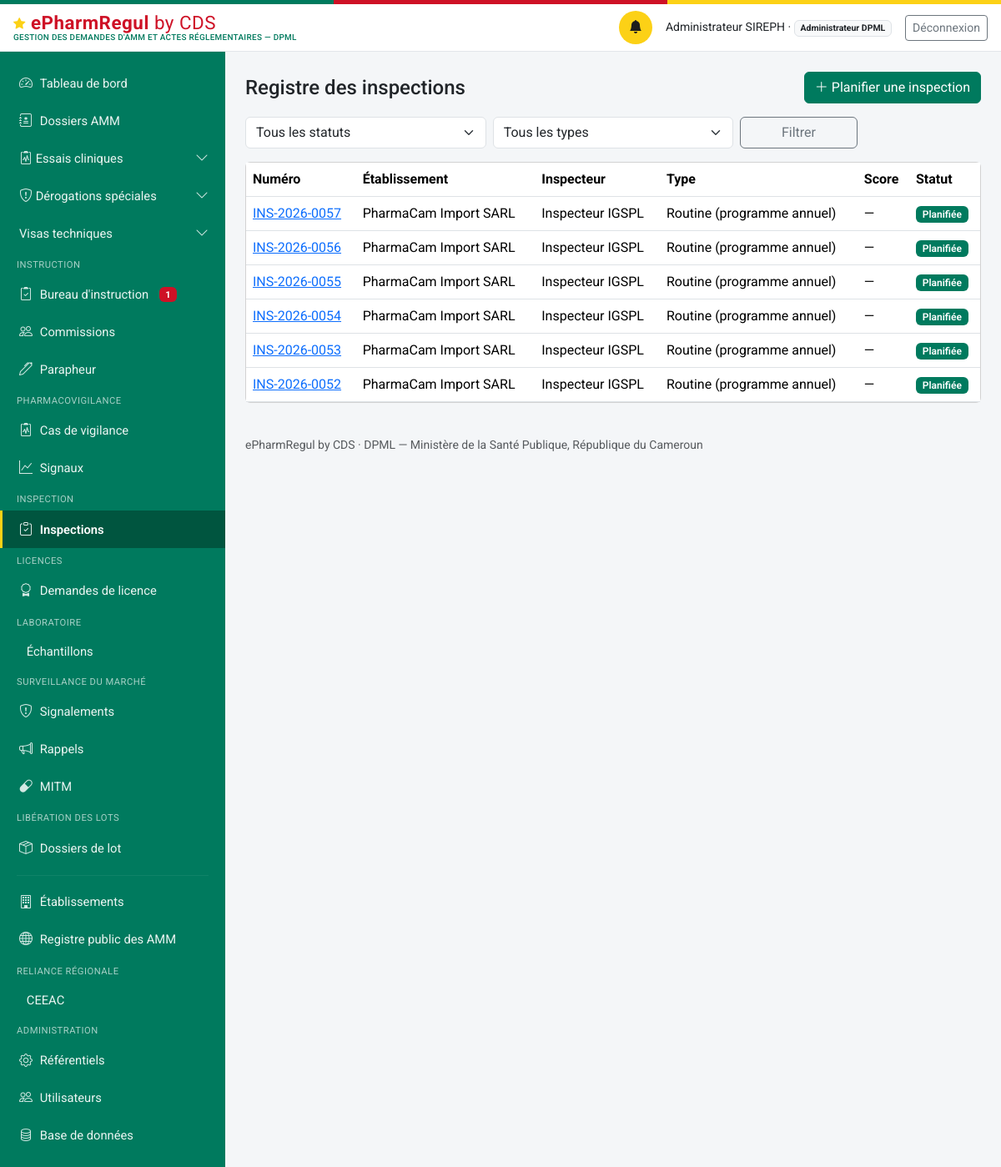
Before: /inspections (signed in) with the older database file.
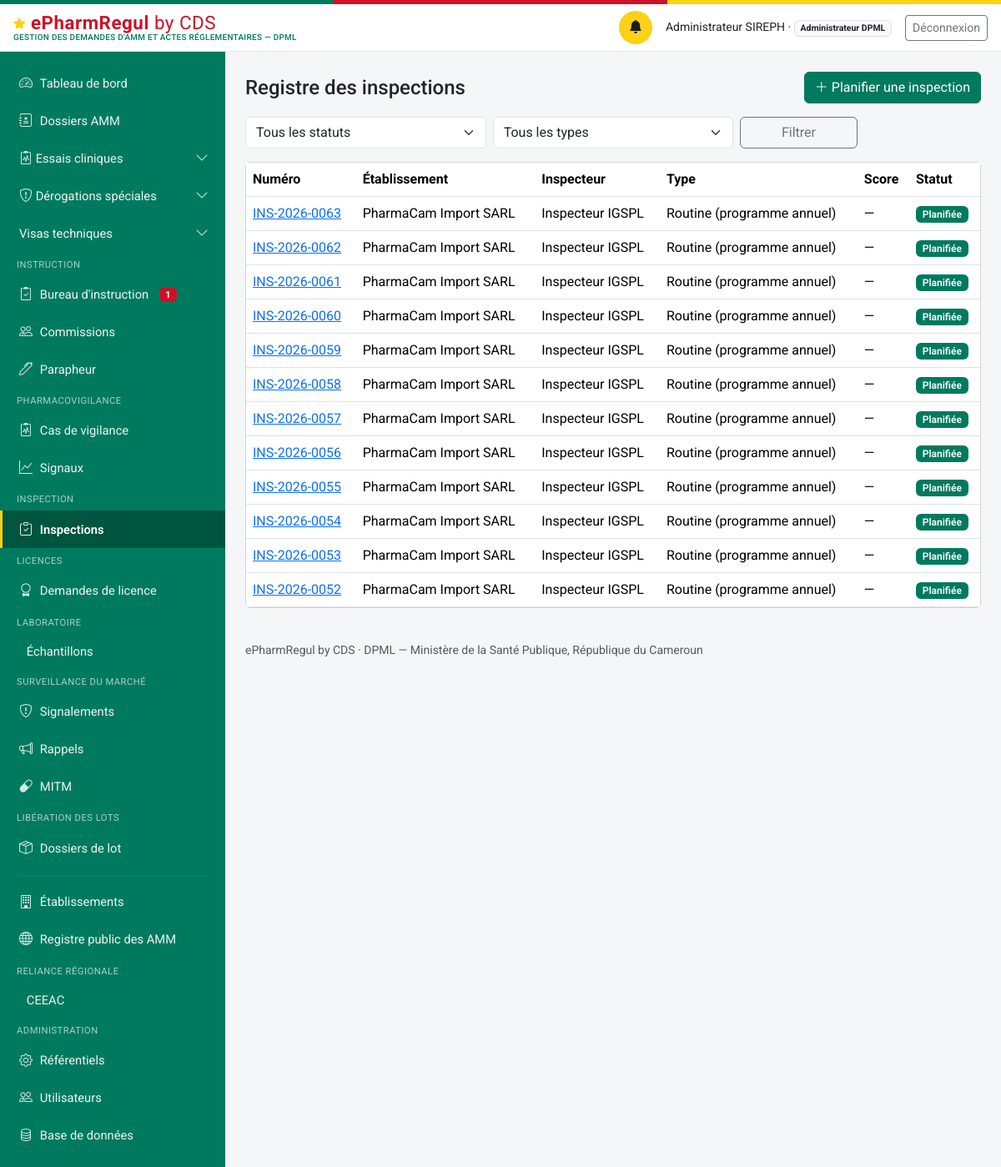
After: the same page with the newer database file.
### models.py (models this page shows, shortened)
class Personne(db.Model):
    id = db.Column(db.Integer, primary_key=True)
    nom_complet = db.Column(db.String(200), nullable=False)
    email = db.Column(db.String(150), unique=True, nullable=False)  # identifiant de connexion
    password_hash = db.Column(db.String(255), nullable=False)
    role_systeme = db.Column(db.String(50), nullable=False)
    etablissement_rattachement_id = db.Column(db.Integer, db.ForeignKey("etablissement.id"), nullable=True)
    contact = db.Column(db.String(200))
    statut_compte = db.Column(db.String(20), nullable=False, default="actif")
    date_creation = db.Column(db.DateTime, default=datetime.utcnow)
    etablissement = db.relationship("Etablissement", foreign_keys=[etablissement_rattachement_id])
    @property
    def role_label(self):
        from permissions import ROLES
        return ROLES.get(self.role_systeme, self.role_systeme)
    @property
    def niveau(self):
        from permissions import niveau
        return niveau(self)
    @property
    def est_externe(self):
        from permissions import est_externe
        return est_externe(self.role_systeme)

class Inspection(db.Model):
    id = db.Column(db.Integer, primary_key=True)
    numero = db.Column(db.String(30), unique=True, nullable=False)  # INS-{annee}-{seq4}
    etablissement_id = db.Column(db.Integer, db.ForeignKey("etablissement.id"), nullable=False)
    inspecteur_id = db.Column(db.Integer, db.ForeignKey("personne.id"), nullable=False)
    type = db.Column(db.String(30), nullable=False, default="routine")
    date_planifiee = db.Column(db.Date, nullable=True)
    date_realisee = db.Column(db.DateTime, nullable=True)
    grille_json = db.Column(db.Text, default="[]")  # liste de GrilleItem, voir grille_ri.py
    score_conformite = db.Column(db.Integer, nullable=True)
    statut = db.Column(db.String(30), nullable=False, default="planifiee")
    plan_action = db.Column(db.Text, nullable=True)
    date_echeance_plan_action = db.Column(db.Date, nullable=True)
    non_conformite_grave = db.Column(db.Boolean, nullable=False, default=False)
    inspection_precedente_id = db.Column(db.Integer, db.ForeignKey("inspection.id"), nullable=True)  # suivi_programme
    date_creation = db.Column(db.DateTime, default=datetime.utcnow)
    date_maj = db.Column(db.DateTime, default=datetime.utcnow, onupdate=datetime.utcnow)
    etablissement = db.relationship("Etablissement", foreign_keys=[etablissement_id])
    inspecteur = db.relationship("Personne", foreign_keys=[inspecteur_id])
    inspection_precedente = db.relationship("Inspection", remote_side=[id])
    @property
    def grille(self):
        return json.loads(self.grille_json or "[]")

class Etablissement(db.Model):
    id = db.Column(db.Integer, primary_key=True)
    raison_sociale = db.Column(db.String(255), nullable=False)
    type = db.Column(db.String(40), nullable=False)
    adresse = db.Column(db.String(500))
    latitude = db.Column(db.Float, nullable=True)   # géolocalisation — exploité par le futur module RI
    longitude = db.Column(db.Float, nullable=True)
    statut_licence = db.Column(db.String(20), nullable=False, default="en_instruction")
    date_expiration_licence = db.Column(db.Date, nullable=True)
    pharmacien_responsable_id = db.Column(db.Integer, db.ForeignKey("personne.id"), nullable=True)
    categorie_activite = db.Column(db.String(30), nullable=True)
    pharmacien_responsable = db.relationship("Personne", foreign_keys=[pharmacien_responsable_id])

### routes_ri.py (the view)
@ri_bp.route("/inspections")
@login_required
@roles_required(*ROLES_RI)
def registre():
    executer_verifications_delais_ri()
    q = Inspection.query
    statut = request.args.get("statut", "")
    type_insp = request.args.get("type", "")
    if statut:
        q = q.filter_by(statut=statut)
    if type_insp:
        q = q.filter_by(type=type_insp)
    inspections = q.order_by(Inspection.date_creation.desc()).all()
    return render_template("inspection/registre.html", inspections=inspections, statut=statut, type_insp=type_insp)

### templates/inspection/registre.html (shortened to what this page needs)
{% extends "base.html" %}
{% block content %}
<div class="d-flex justify-content-between align-items-center mb-3">
  <h4 class="mb-0">Registre des inspections</h4>
  {% if current_user.role_systeme == "administrateur_dpml" %}
  <a href="{{ url_for('ri.planifier') }}" class="btn btn-primary"><i class="bi bi-plus-lg"></i> Planifier une inspection</a>
  {% endif %}
</div>
<form method="get" class="row g-2 mb-3" role="search">
  <div class="col-md-4">
    <select class="form-select" id="statut" name="statut">
      <option value="">Tous les statuts</option>
    </select>
  </div>
  <div class="col-md-4">
    <select class="form-select" id="type" name="type">
      <option value="">Tous les types</option>
    </select>
  </div>
  <div class="col-md-2"><button class="btn btn-outline-secondary w-100">Filtrer</button></div>
</form>
<div class="card">
  <div class="table-responsive">
    <table class="table table-hover align-middle mb-0">
      <thead><tr><th>Numéro</th><th>Établissement</th><th>Inspecteur</th><th>Type</th><th>Score</th><th>Statut</th></tr></thead>
      <tbody>
        {% for i in inspections %}
        <tr>
          <td><a href="{{ url_for('ri.fiche', id=i.id) }}">{{ i.numero }}</a></td>
          <td>{{ i.etablissement.raison_sociale }}</td>
          <td>{{ i.inspecteur.nom_complet }}</td>
          <td>{{ TYPES_RI.get(i.type, i.type) }}</td>
          <td>{{ i.score_conformite ~ '%' if i.score_conformite is not none else "—" }}</td>
          <td><span class="badge bg-primary badge-statut">{{ STATUTS_RI.get(i.statut, i.statut) }}</span></td>
        </tr>
        {% else %}
        <tr><td colspan="6" class="text-center text-muted py-4">Aucun résultat ne correspond à ces critères.</td></tr>
        {% endfor %}
      </tbody>
    </table>
  </div>
</div>
{% endblock %}

### templates/base.html (shortened to what this page needs)
<!doctype html>
<html lang="fr">
<head>
<link href="https://cdn.jsdelivr.net/npm/bootstrap@5.3.3/dist/css/bootstrap.min.css" rel="stylesheet">
<link href="https://cdn.jsdelivr.net/npm/bootstrap-icons@1.11.3/font/bootstrap-icons.css" rel="stylesheet">
<link href="{{ url_for('static', filename='css/style.css') }}" rel="stylesheet">
</head>
<body>
<div class="sireph-flagbar" aria-hidden="true"><span></span><span></span><span></span></div>
<header class="sireph-topbar">
  <div class="container-fluid px-3 py-2 d-flex align-items-center justify-content-between">
    <div class="d-flex align-items-center gap-2">
      <a class="sireph-brand" href="{{ current_user and url_for('dashboard') or url_for('login') }}">
        <i class="bi bi-star-fill"></i> ePharmRegul <span class="fw-normal">by CDS</span>
        <small>Gestion des demandes d'AMM et actes réglementaires — DPML</small>
      </a>
    </div>
    {% if current_user %}
    <div class="d-flex align-items-center gap-3">
      <a href="{{ url_for('notifications_liste') }}" class="sireph-icon-btn" title="Notifications" aria-label="Notifications">
        <i class="bi bi-bell-fill"></i>
      </a>
      <span class="small d-none d-md-inline">{{ current_user.nom_complet }} ·
        <span class="badge bg-light text-dark border">{{ current_user.role_label }}</span></span>
      <a href="{{ url_for('logout') }}" class="btn btn-sm btn-outline-secondary">Déconnexion</a>
    </div>
    {% endif %}
  </div>
</header>
<div class="sireph-layout">
  {% if current_user %}
  <nav id="sireph-sidebar" class="offcanvas-lg offcanvas-start sireph-sidebar" tabindex="-1"
       aria-label="Navigation principale">
    <div class="offcanvas-body d-flex flex-column p-0">
      <ul class="nav nav-pills flex-column">
        {% for e in menu %}
        {% if e.enfants %}
        <li class="nav-item">
          <a class="nav-link d-flex align-items-center justify-content-between
                    {{ 'active' if e.actif }} {{ 'disabled text-secondary' if not e.accessible }}"
             {% if e.accessible %}
             data-bs-toggle="collapse" href="#groupe-{{ e.code }}" role="button"
             aria-expanded="{{ 'true' if e.ouvert else 'false' }}"
             aria-controls="groupe-{{ e.code }}"
             {% else %}
             href="#" tabindex="-1" aria-disabled="true"
             title="{{ e.motif }}" data-bs-toggle="tooltip"
             onclick="return false;"
             {% endif %}>
            <span><i class="bi {{ e.icone }}"></i> {{ e.libelle }}</span>
            {% if e.accessible %}
            <i class="bi bi-chevron-down small sireph-chevron"></i>
            {% else %}
            <i class="bi bi-slash-circle small" aria-hidden="true"></i>
            {% endif %}
          </a>
        </li>
        {% else %}
        <li class="nav-item">
          <a class="nav-link {{ 'active' if e.actif }}
                    {{ 'disabled text-secondary' if not e.accessible }}"
             {% if e.accessible %}href="{{ e.href }}"
             {% else %}href="#" tabindex="-1" aria-disabled="true"
             title="{{ e.motif }}" data-bs-toggle="tooltip"
             onclick="return false;"{% endif %}>
            <i class="bi {{ e.icone }}"></i> {{ e.libelle }}
          </a>
        </li>
        {% endif %}
        {% endfor %}
        {% if current_user.role_systeme in ("chef_service_amm", "administrateur_dpml") %}
        <div class="sireph-sidebar-section">Instruction</div>
        <li class="nav-item">
          <a class="nav-link {{ 'active' if request.path == '/instruction/' }}"
             href="{{ url_for('instruction.bureau') }}">
            <i class="bi bi-clipboard2-check"></i> Bureau d'instruction
            {%- if dossiers_a_examiner %}
            <span class="badge bg-danger ms-1">{{ dossiers_a_examiner }}</span>
            {%- endif %}
          </a>
        </li>
        <li class="nav-item">
          <a class="nav-link {{ 'active' if request.path.startswith('/instruction/commissions') }}"
             href="{{ url_for('instruction.commissions') }}">
            <i class="bi bi-people"></i> Commissions</a>
        </li>
        {% endif %}
        {% if signatures_attendues is defined and current_user.niveau >= 2 %}
        <li class="nav-item">
          <a class="nav-link {{ 'active' if request.path == '/validation/parapheur' }}"
             href="{{ url_for('validation.parapheur') }}">
            <i class="bi bi-pen"></i> Parapheur
          </a>
        </li>
        {% endif %}
        {% if current_user.role_systeme in ("administrateur_dpml", "agent_vigilance", "directeur_dpml") %}
        <div class="sireph-sidebar-section">Pharmacovigilance</div>
        <li class="nav-item">
          <a class="nav-link {{ 'active' if request.path == url_for('vl.registre') }}" href="{{ url_for('vl.registre') }}">
            <i class="bi bi-clipboard2-pulse"></i> Cas de vigilance</a>
        </li>
        <li class="nav-item">
          <a class="nav-link {{ 'active' if request.path == url_for('vl.signaux') }}" href="{{ url_for('vl.signaux') }}">
            <i class="bi bi-graph-up"></i> Signaux</a>
        </li>
        {% endif %}
        {% if current_user.role_systeme in ("administrateur_dpml", "inspecteur_igspl", "directeur_dpml") or current_user.role_systeme == "inspecteur_igspl" %}
        <div class="sireph-sidebar-section">Inspection</div>
        {% if current_user.role_systeme in ("administrateur_dpml", "inspecteur_igspl", "directeur_dpml") %}
        <li class="nav-item">
          <a class="nav-link {{ 'active' if request.path == url_for('ri.registre') }}" href="{{ url_for('ri.registre') }}">
            <i class="bi bi-clipboard-check"></i> Inspections</a>
        </li>
        {% endif %}
        {% endif %}
        {% if current_user.role_systeme in ("administrateur_dpml", "agent_licences", "directeur_dpml") or (current_user.role_systeme == "demandeur_externe" and demandeur_a_licences) %}
        <div class="sireph-sidebar-section">Licences</div>
        <li class="nav-item">
          <a class="nav-link {{ 'active' if request.path == url_for('li.registre') }}" href="{{ url_for('li.registre') }}">
            <i class="bi bi-award"></i> Demandes de licence</a>
        </li>
        {% endif %}
        {% if current_user.role_systeme in ("administrateur_dpml", "agent_laboratoire", "responsable_qualite_labo") %}
        <div class="sireph-sidebar-section">Laboratoire</div>
        <li class="nav-item">
          <a class="nav-link {{ 'active' if request.path == url_for('lt.registre') }}" href="{{ url_for('lt.registre') }}">
             Échantillons</a>
        </li>
        {% endif %}
        {% if current_user.role_systeme != "demandeur_externe" %}
        <div class="sireph-sidebar-section">Surveillance du marché</div>
        {% if current_user.role_systeme in ("administrateur_dpml", "agent_surveillance_marche", "directeur_dpml") %}
        <li class="nav-item">
          <a class="nav-link {{ 'active' if request.path == url_for('mc.registre') }}" href="{{ url_for('mc.registre') }}">
            <i class="bi bi-shield-exclamation"></i> Signalements</a>
        </li>
        {% endif %}
        <li class="nav-item">
          <a class="nav-link {{ 'active' if request.path == url_for('mc.rappels_public') }}" href="{{ url_for('mc.rappels_public') }}">
            <i class="bi bi-megaphone"></i> Rappels</a>
        </li>
        <li class="nav-item">
          <a class="nav-link {{ 'active' if request.path == url_for('mc.mitm') }}" href="{{ url_for('mc.mitm') }}">
            <i class="bi bi-capsule"></i> MITM</a>
        </li>
        {% endif %}
        {% if current_user.role_systeme in ("administrateur_dpml", "agent_laboratoire", "responsable_qualite_labo", "directeur_dpml") %}
        <div class="sireph-sidebar-section">Libération des lots</div>
        <li class="nav-item">
          <a class="nav-link {{ 'active' if request.path == url_for('lr.registre') }}" href="{{ url_for('lr.registre') }}">
            <i class="bi bi-box-seam"></i> Dossiers de lot</a>
        </li>
        {% endif %}
        {% if current_user.role_systeme != "demandeur_externe" %}
        <hr>
        <li class="nav-item">
          <a class="nav-link {{ 'active' if request.path == url_for('ri.etablissements_registre') }}" href="{{ url_for('ri.etablissements_registre') }}">
            <i class="bi bi-building"></i> Établissements</a>
        </li>
        <li class="nav-item">
          <a class="nav-link {{ 'active' if request.path == url_for('registre_public') }}" href="{{ url_for('registre_public') }}">
            <i class="bi bi-globe"></i> Registre public des AMM</a>
        </li>
        {% endif %}
        {% if peut_reliance %}
        <div class="sireph-sidebar-section">Reliance régionale</div>
        <li class="nav-item">
          <a class="nav-link {{ 'active' if request.path.startswith('/reliance') }}"
             href="{{ url_for('reliance.tableau_bord') }}">
             CEEAC
          </a>
        </li>
        {% endif %}
        {% if current_user.role_systeme == "administrateur_dpml" %}
        <div class="sireph-sidebar-section">Administration</div>
        <li class="nav-item">
          <a class="nav-link {{ 'active' if request.path == url_for('admin_referentiels') }}" href="{{ url_for('admin_referentiels') }}">
            <i class="bi bi-gear"></i> Référentiels</a>
        </li>
        <li class="nav-item">
          <a class="nav-link {{ 'active' if request.path == url_for('admin_utilisateurs') }}" href="{{ url_for('admin_utilisateurs') }}">
            <i class="bi bi-people"></i> Utilisateurs</a>
        </li>
        <li class="nav-item">
          <a class="nav-link {{ 'active' if '/admin/base-donnees' in request.path }}" href="{{ url_for('admin_base_donnees') }}">
            <i class="bi bi-database"></i> Base de données</a>
        </li>
        {% endif %}
      </ul>
    </div>
  </nav>
  {% endif %}
  <main id="contenu-principal" class="sireph-content">
    {% block content %}{% endblock %}
    <footer class="text-muted small py-4 mt-3">
      ePharmRegul by CDS · DPML — Ministère de la Santé Publique, République du Cameroun
    </footer>
  </main>
</div>
</body>
</html>

Changed rows visible on the page:
added Inspection: numero "INS-2026-0063", etablissement.raison_sociale "PharmaCam Import SARL", inspecteur.nom_complet "Inspecteur IGSPL", get "Routine (programme annuel)", score_conformite "—", get "Planifiée"
added Inspection: numero "INS-2026-0062", etablissement.raison_sociale "PharmaCam Import SARL", inspecteur.nom_complet "Inspecteur IGSPL", get "Routine (programme annuel)", score_conformite "—", get "Planifiée"
added Inspection: numero "INS-2026-0061", etablissement.raison_sociale "PharmaCam Import SARL", inspecteur.nom_complet "Inspecteur IGSPL", get "Routine (programme annuel)", score_conformite "—", get "Planifiée"
added Inspection: numero "INS-2026-0060", etablissement.raison_sociale "PharmaCam Import SARL", inspecteur.nom_complet "Inspecteur IGSPL", get "Routine (programme annuel)", score_conformite "—", get "Planifiée"
added Inspection: numero "INS-2026-0059", etablissement.raison_sociale "PharmaCam Import SARL", inspecteur.nom_complet "Inspecteur IGSPL", get "Routine (programme annuel)", score_conformite "—", get "Planifiée"
added Inspection: numero "INS-2026-0058", etablissement.raison_sociale "PharmaCam Import SARL", inspecteur.nom_complet "Inspecteur IGSPL", get "Routine (programme annuel)", score_conformite "—", get "Planifiée"
